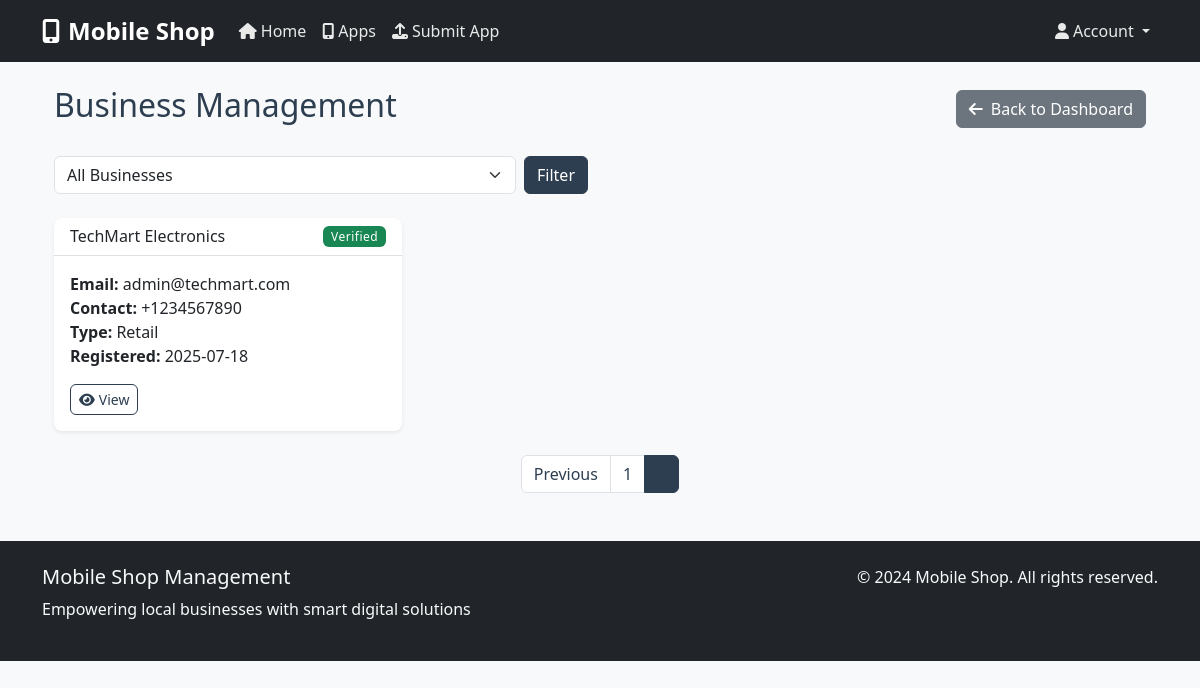
/admin/businesses?page=2&status=all (signed in), run on the app's committed database.
### models.py (models this page shows, shortened)
class Business(db.Model):
    __tablename__ = 'businesses'
    id = db.Column(db.Integer, primary_key=True)
    business_name = db.Column(db.String(200), nullable=False)
    logo_url = db.Column(db.String(500))
    license_number = db.Column(db.String(100))
    contact_number = db.Column(db.String(15), nullable=False)
    email = db.Column(db.String(120), unique=True, nullable=False)
    address = db.Column(db.Text)
    business_type = db.Column(db.String(100))
    verification_status = db.Column(db.String(20), default='pending')
    documents = db.Column(db.Text)  # JSON string of document URLs
    gpay_enabled = db.Column(db.Boolean, default=False)
    paytm_enabled = db.Column(db.Boolean, default=False)
    brainlo_enabled = db.Column(db.Boolean, default=False)
    password_hash = db.Column(db.String(256))
    created_at = db.Column(db.DateTime, default=datetime.utcnow)
    updated_at = db.Column(db.DateTime, default=datetime.utcnow, onupdate=datetime.utcnow)
    products = db.relationship('Product', backref='business', lazy=True, cascade='all, delete-orphan')
    orders = db.relationship('Order', backref='business', lazy=True, cascade='all, delete-orphan')
    customers = db.relationship('Customer', backref='business', lazy=True, cascade='all, delete-orphan')

### admin.py (the view)
    def decorated_function(*args, **kwargs):
        if not session.get('admin_logged_in'):
            return redirect(url_for('admin.admin_login'))
        return f(*args, **kwargs)

### admin.py (called while the page is built)
def admin_required(f):
    def decorated_function(*args, **kwargs):
        if not session.get('admin_logged_in'):
            return redirect(url_for('admin.admin_login'))
        return f(*args, **kwargs)
    decorated_function.__name__ = f.__name__
    return decorated_function

@admin_bp.route('/businesses')
@admin_required
def admin_businesses():
    page = request.args.get('page', 1, type=int)
    status_filter = request.args.get('status', 'all')
    query = Business.query
    if status_filter != 'all':
        query = query.filter_by(verification_status=status_filter)
    businesses = query.order_by(Business.created_at.desc()).paginate(
        page=page, per_page=20, error_out=False
    )
    return render_template('admin/businesses.html', businesses=businesses, status_filter=status_filter)

### templates/admin/businesses.html (shortened to what this page needs)
{% extends "base.html" %}
{% block content %}
<div class="container-fluid">
    <div class="row">
        <div class="col-12">
            <div class="d-flex justify-content-between align-items-center mb-4">
                <h2>Business Management</h2>
                <a href="{{ url_for('admin.admin_dashboard') }}" class="btn btn-secondary">
                    <i class="fas fa-arrow-left me-2"></i>Back to Dashboard
                </a>
            </div>
        </div>
    </div>
    <div class="row mb-4">
        <div class="col-md-6">
            <form method="GET" class="d-flex">
                <select name="status" class="form-select me-2">
                    <option value="all" {{ 'selected' if status_filter == 'all' else '' }}>All Businesses</option>
                </select>
                <button type="submit" class="btn btn-primary">Filter</button>
            </form>
        </div>
    </div>
    <div class="row">
        {% for business in businesses.items %}
        <div class="col-lg-4 col-md-6 mb-4">
            <div class="card">
                <div class="card-header d-flex justify-content-between align-items-center">
                    <h6 class="mb-0">{{ business.business_name }}</h6>
                    <span class="badge bg-{{ 'success' if business.verification_status == 'verified' else 'warning' if business.verification_status == 'pending' else 'danger' }}">
                        {{ business.verification_status.title() }}
                    </span>
                </div>
                <div class="card-body">
                    <p class="card-text">
                        <strong>Email:</strong> {{ business.email }}<br>
                        <strong>Contact:</strong> {{ business.contact_number }}<br>
                        <strong>Type:</strong> {{ business.business_type.title() if business.business_type else 'Not specified' }}<br>
                        <strong>Registered:</strong> {{ business.created_at.strftime('%Y-%m-%d') }}
                    </p>
                    <div class="d-flex gap-2">
                        <a href="{{ url_for('admin.business_details', business_id=business.id) }}" class="btn btn-outline-primary btn-sm">
                            <i class="fas fa-eye me-1"></i>View
                        </a>
                    </div>
                </div>
            </div>
        </div>
        {% endfor %}
    </div>
    {% if businesses.pages > 1 %}
    <nav aria-label="Page navigation">
        <ul class="pagination justify-content-center">
            {% if businesses.has_prev %}
            <li class="page-item">
                <a class="page-link" href="{{ url_for('admin.admin_businesses', page=businesses.prev_num, status=status_filter) }}">Previous</a>
            </li>
            {% endif %}
            {% for page_num in businesses.iter_pages() %}
                {% if page_num %}
                    {% if page_num != businesses.page %}
                    <li class="page-item">
                        <a class="page-link" href="{{ url_for('admin.admin_businesses', page=page_num, status=status_filter) }}">{{ page_num }}</a>
                    </li>
                    {% else %}
                    <li class="page-item active">
                        <span class="page-link">{{ page_num }}</span>
                    </li>
                    {% endif %}
                {% else %}
                <li class="page-item disabled">
                    <span class="page-link">…</span>
                </li>
                {% endif %}
            {% endfor %}
        </ul>
    </nav>
    {% endif %}
</div>
{% endblock %}

### static/css/style.css (style rules this page uses)
:root { --primary-color: #2c3e50; --secondary-color: #3498db; --success-color: #27ae60; --warning-color: #f39c12; --danger-color: #e74c3c; --info-color: #3498db; --light-color: #ecf0f1; --dark-color: #2c3e50; }
body { font-family: 'Segoe UI', Tahoma, Geneva, Verdana, sans-serif; background-color: #f8f9fa; color: #2c3e50; }
.card { border: none; box-shadow: 0 0.125rem 0.25rem rgba(0, 0, 0, 0.075); border-radius: 0.5rem; transition: transform 0.2s ease, box-shadow 0.2s ease; }
.card-header { background-color: transparent; border-bottom: 1px solid rgba(0, 0, 0, 0.125); font-weight: 600; }
.btn { border-radius: 0.375rem; font-weight: 500; transition: all 0.3s ease; }
.btn-primary { background-color: var(--primary-color); border-color: var(--primary-color); }
.btn-outline-primary { color: var(--primary-color); border-color: var(--primary-color); }
.badge { font-size: 0.75rem; font-weight: 500; letter-spacing: 0.5px; }
.form-select { border-radius: 0.375rem; }
.pagination .page-link { color: var(--primary-color); border-color: #dee2e6; }
.pagination .page-item.active .page-link { background-color: var(--primary-color); border-color: var(--primary-color); }

### data on the page
Business: business_name "TechMart Electronics", verification_status "Verified", email "admin@techmart.com", contact_number "+1234567890", business_type "Retail", created_at "2025-07-18"

### other printed values
{{ page_num }} "1"
